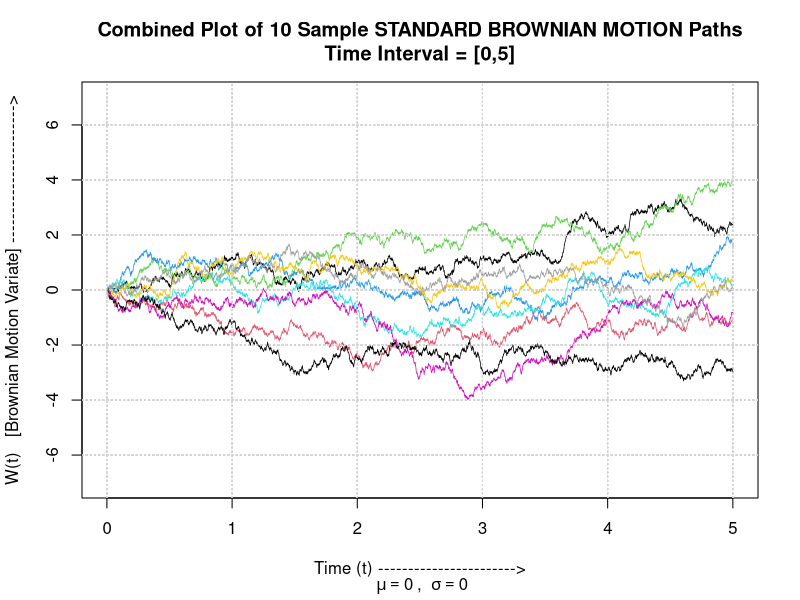

Recreate this plot in R.
brownian_motion<-function(num){		#num is the number of sample paths required

	set.seed(345989)
	Z<-rnorm(5000*num)
	W<-vector()
	
	count <- 1
	Interval<-5/5000
	col<-0
	sum_w2<-0
	sum_w5<-0
	mylabels = c(1, 2, 3, 4, 5)

	svg("Q1.svg")			#Scalable Vector Graphics (SVG) Format

	while(count <= (num*5000)){

		temp_count<-0
		t<-1
		W[1]<-0

		while(temp_count < 5000){

			W[t+1] <- W[t] + sqrt(Interval)*Z[count]
			temp_count<-temp_count+1
			t<-t+1
			count<-count+1
		}
	
		sum_w2<-sum_w2 + W[2000]
		sum_w5<-sum_w5 + W[5000]
		
		if(col == 0){

			plot(W, type = "l", col = col, ylim = c(-7, 7), xaxt = "n", xlab = "Time (t) ----------------------->", ylab = "W(t)   [Brownian Motion Variate] ----------------------->", main = paste("Combined Plot of 10 Sample STANDARD BROWNIAN MOTION Paths\nTime Interval = [0,5]"), sub = bquote("\n\n"~bold(mu)==.(0)~", "~sigma==.(0)))

			axis(side = 1, at = c(0,1000,2000,3000,4000,5000), labels = c(0,1,2,3,4,5))
		}
	
		else
			lines(W, type = "l", col = col, lwd = 0.7)
		
		
		par(new=TRUE)
		
		grid()
		col<-col+1
	}

	dev.off()	

	print(paste("Expected Value of W[2] : ", sum_w2/10), quote = FALSE)
	print(paste("Expected Value of W[5] : ", sum_w5/10), quote = FALSE)
}

brownian_motion(10)


